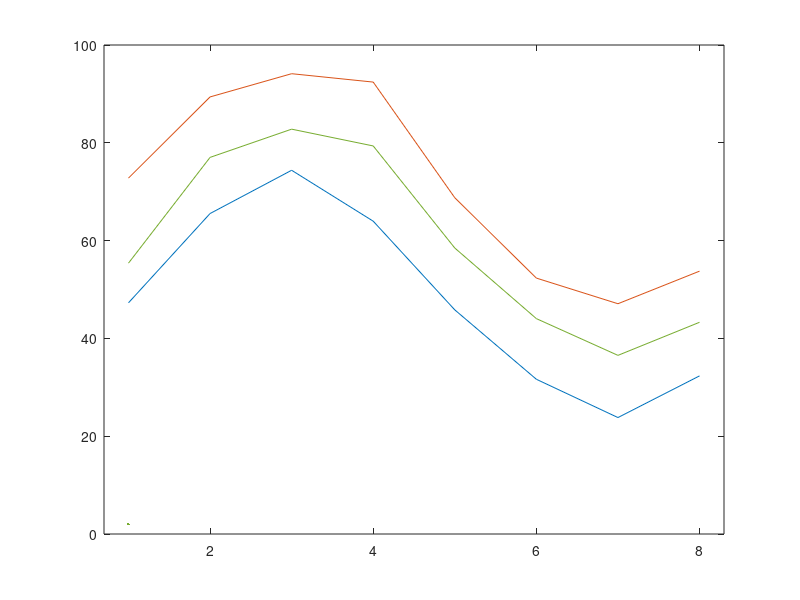

Recreate this plot in MATLAB. (Note: this script raises an error after producing the figure.)
clear all; close all;
r_0 = 30;
r_max = 50;
s_max = pi / 2;
tc = @(rew, s) rew * 10 + r_0 + (r_max - r_0) * cos(s - s_max);
fr = @(rew, s, rt) tc(rew, s) * 0.005 * (rt - 100);

rewColors = [1 0 0; 1 0.6470 0; 0 0 1];

s = [0, 1, 2, 3, 4, 5, 6, 7] * pi / 4;
ntrials = 1600;
spikes = zeros(ntrials, 1000);
directionLabels = ones(ntrials, 1);
rewardLabels = ones(ntrials, 1);
reactionTimes = zeros(ntrials, 1);

for i=1:ntrials
    directionLabels(i) = randi(8);
    rewardLabels(i) = randi(3);
    reactionTimes(i) = 350 + (randn * 50);
    spikeN = poissrnd(fr(rewardLabels(i), (directionLabels(i) - 1) * pi / 4, reactionTimes(i)));
    spikeTimes = rand(1, spikeN);
    % convert to spike indices
    spikeIndices = ceil(spikeTimes * 1000);
    spikes(i, spikeIndices) = 1;
end

firingRates = mean(spikes, 2)*1000;

%% plot tuning curve 

figure;
for i = 1:3
    Y = zeros(8,1);
    for j = 1:8
        curInds = directionLabels == j & rewardLabels == i;
        Y(j) = mean(firingRates(curInds));
    end
    plot(1:8, Y, Color=rewColors(i, :), LineWidth=2); hold on;
end
hold off;
xlim([0.7 8.3]);

%% fit the data structure to simons one
save("../data/fake/data.mat", "firingRates", "reactionTimes", "directionLabels", "rewardLabels");
